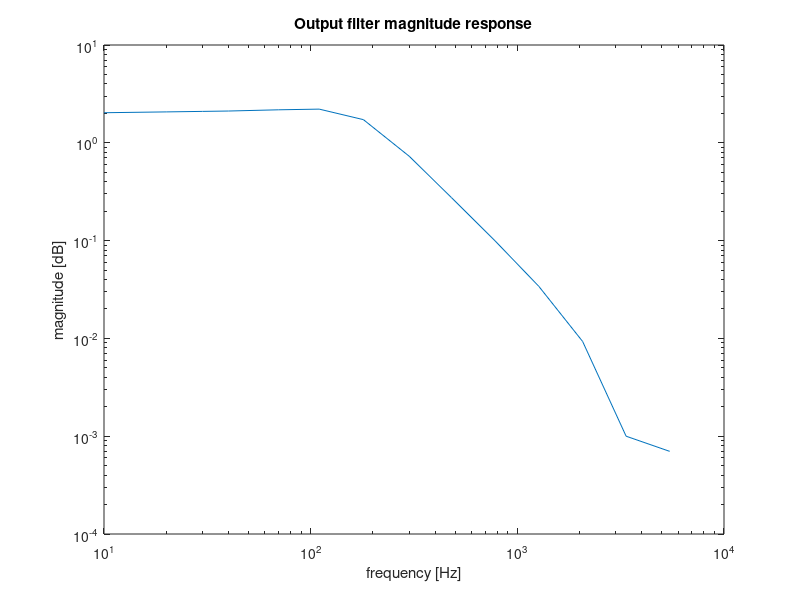

Here is the MATLAB script that generated this plot:
clear all; close all;

vIn = 0.673;
f = [10 20 30 40 70 110 180 300 480 780 1270 2070 3360 5460]
vOut = [2.03 2.07 2.095 2.113 2.175 2.21 1.725 0.728 0.2752 0.0995 0.0341 0.0093 0.001 0.0007];
dB = 20*log(vOut/vIn)
loglog(f, vOut)
title("Output filter magnitude response")
xlabel("frequency [Hz]")
ylabel("magnitude [dB]")